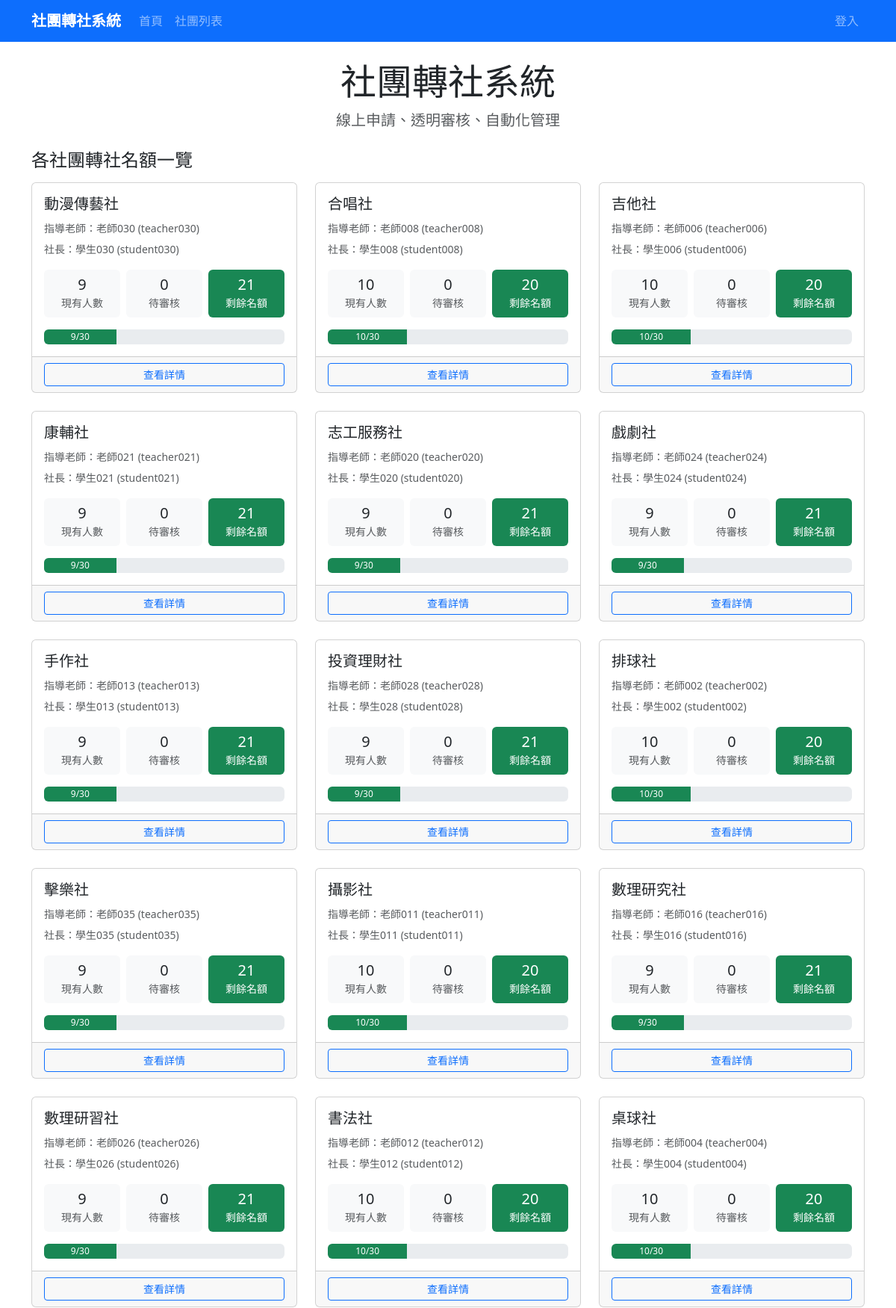
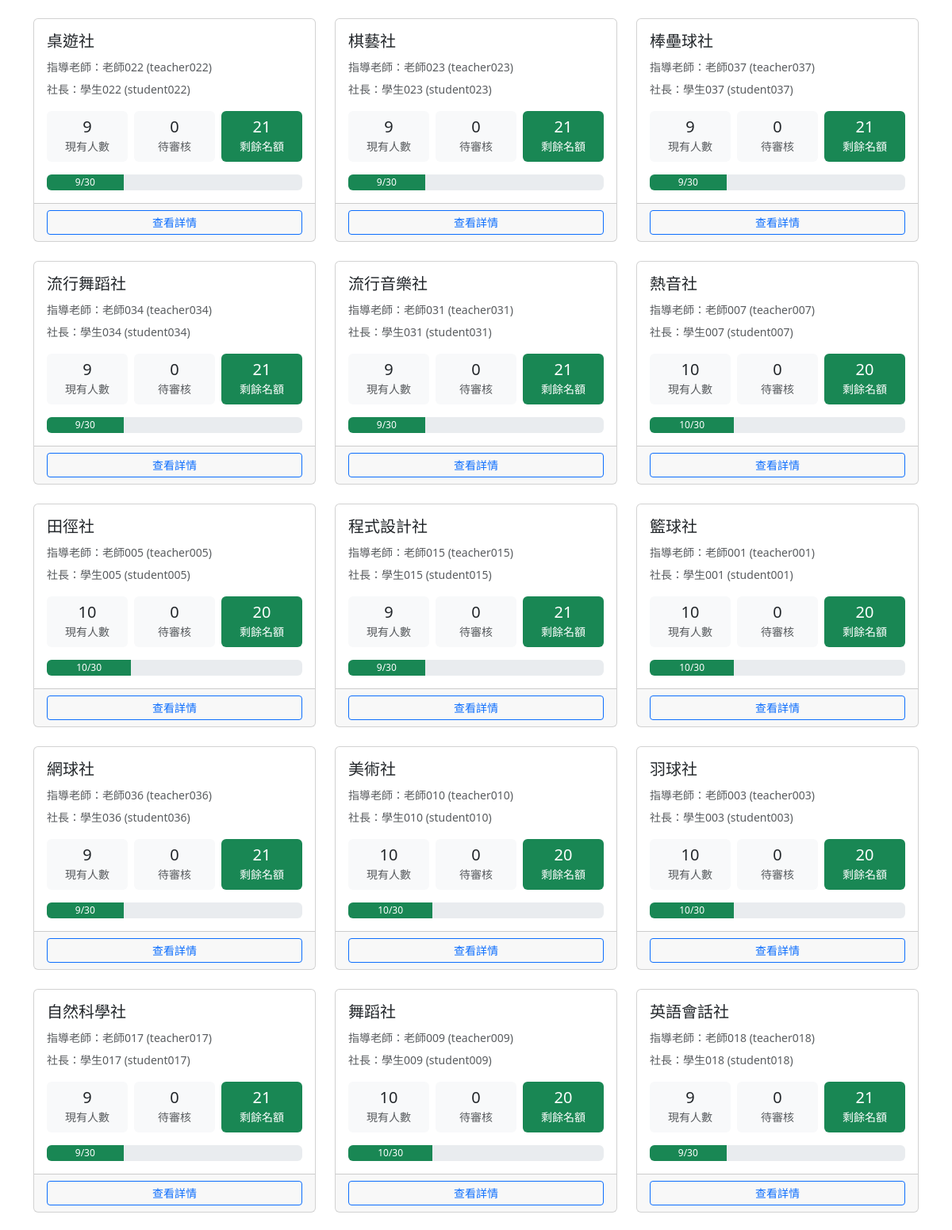
The page / (upper part) on the database its author committed (2 pictures, top to bottom).
### clubs/models.py (models this page shows, shortened)
class Club(models.Model):
    CATEGORY_CHOICES = [
        ('academic', '學術類'),
        ('arts', '藝文類'),
        ('performance', '藝能類'),
        ('recreation', '康輔類'),
        ('sports', '體育類'),
    ]
    code = models.CharField(max_length=10, unique=True, null=True, blank=True, verbose_name='社團代號')
    name = models.CharField(max_length=100, verbose_name='社團名稱')
    teacher = models.CharField(max_length=50, default='', verbose_name='指導老師')
    president = models.CharField(max_length=50, default='', verbose_name='社長')
    location = models.CharField(max_length=100, blank=True, verbose_name='社課場地')
    category = models.CharField(max_length=20, choices=CATEGORY_CHOICES, blank=True, verbose_name='類別')
    description = models.TextField(blank=True, verbose_name='社團描述')
    max_members = models.PositiveIntegerField(default=30, verbose_name='人數上限')
    current_members = models.PositiveIntegerField(default=0, verbose_name='現有人數')
    is_active = models.BooleanField(default=True, verbose_name='啟用中')
    created_at = models.DateTimeField(auto_now_add=True, verbose_name='建立時間')
    updated_at = models.DateTimeField(auto_now=True, verbose_name='更新時間')
    class Meta:
        verbose_name = '社團'
        verbose_name_plural = '社團'
        ordering = ['name']

### accounts/views.py (the view)
# urls.py: path('', views.HomeView.as_view(), name='home'),
class HomeView(TemplateView):
    template_name = 'accounts/home.html'
    def get_context_data(self, **kwargs):
        context = super().get_context_data(**kwargs)
        clubs = Club.objects.all().prefetch_related('members', 'transfer_in_requests')
        club_info = []
        for club in clubs:
            pending_count = club.transfer_in_requests.filter(
                status__in=['new_president_pending', 'new_teacher_pending']
            ).count()
            remaining_slots = club.max_members - club.current_members
            club_info.append({
                'club': club,
                'pending_count': pending_count,
                'remaining_slots': max(0, remaining_slots),
            })
        context['club_info_list'] = club_info
        return context

### templates/accounts/home.html (shortened to what this page needs)
{% extends 'base.html' %}
{% block content %}
<div class="text-center mb-4">
    <h1 class="display-5">社團轉社系統</h1>
    <p class="lead text-muted">線上申請、透明審核、自動化管理</p>
</div>
<h2 class="h4 mb-3">各社團轉社名額一覽</h2>
<div class="row row-cols-1 row-cols-md-2 row-cols-lg-3 g-4">
    {% for info in club_info_list %}
    <div class="col">
        <div class="card club-card h-100">
            <div class="card-body">
                <h5 class="card-title">{{ info.club.name }}</h5>
                <p class="card-text text-muted mb-1">
                    <small>指導老師：{{ info.club.teacher|default:"未設定" }}</small>
                </p>
                <p class="card-text text-muted">
                    <small>社長：{{ info.club.president|default:"未設定" }}</small>
                </p>
                <div class="row text-center g-2">
                    <div class="col-4">
                        <div class="p-2 bg-light rounded">
                            <div class="h5 mb-0">{{ info.club.current_members }}</div>
                            <small class="text-muted">現有人數</small>
                        </div>
                    </div>
                    <div class="col-4">
                        <div class="p-2 bg-light rounded">
                            <div class="h5 mb-0">{{ info.pending_count }}</div>
                            <small class="text-muted">待審核</small>
                        </div>
                    </div>
                    <div class="col-4">
                        <div class="p-2 {% if info.remaining_slots > 0 %}bg-success text-white{% else %}bg-danger text-white{% endif %} rounded">
                            <div class="h5 mb-0">{{ info.remaining_slots }}</div>
                            <small>{% if info.remaining_slots > 0 %}剩餘名額{% else %}已額滿{% endif %}</small>
                        </div>
                    </div>
                </div>
                <div class="mt-3">
                    <div class="progress" style="height: 20px;">
                        {% widthratio info.club.current_members info.club.max_members 100 as percentage %}
                        <div class="progress-bar {% if percentage >= 100 %}bg-danger{% elif percentage >= 80 %}bg-warning{% else %}bg-success{% endif %}"
                             role="progressbar"
                             style="width: {{ percentage }}%">
                            {{ info.club.current_members }}/{{ info.club.max_members }}
                        </div>
                    </div>
                </div>
            </div>
            <div class="card-footer">
                <a href="{% url 'club_detail' info.club.pk %}" class="btn btn-outline-primary btn-sm w-100">
                    查看詳情
                </a>
            </div>
        </div>
    </div>
    {% empty %}
    <div class="col-12">
        <div class="alert alert-info">目前沒有社團資料</div>
    </div>
    {% endfor %}
</div>
{% endblock %}

### templates/base.html (style rules this page uses)
.club-card { transition: transform 0.2s; }

### rows shown on the page
Club: club.name "動漫傳藝社", club.teacher "老師030 (teacher030)", club.president "學生030 (student030)", club.current_members "9", pending_count "0", remaining_slots "21", club.max_members "30"
Club: club.name "合唱社", club.teacher "老師008 (teacher008)", club.president "學生008 (student008)", club.current_members "10", pending_count "0", remaining_slots "20", {{ percentage }} 33 (drawn), club.max_members "30"
Club: club.name "吉他社", club.teacher "老師006 (teacher006)", club.president "學生006 (student006)", club.current_members "10", pending_count "0", remaining_slots "20", {{ percentage }} 33 (drawn), club.max_members "30"
Club: club.name "康輔社", club.teacher "老師021 (teacher021)", club.president "學生021 (student021)", club.current_members "9", pending_count "0", remaining_slots "21", club.max_members "30"
Club: club.name "志工服務社", club.teacher "老師020 (teacher020)", club.president "學生020 (student020)", club.current_members "9", pending_count "0", remaining_slots "21", club.max_members "30"
Club: club.name "戲劇社", club.teacher "老師024 (teacher024)", club.president "學生024 (student024)", club.current_members "9", pending_count "0", remaining_slots "21", club.max_members "30"
Club: club.name "手作社", club.teacher "老師013 (teacher013)", club.president "學生013 (student013)", club.current_members "9", pending_count "0", remaining_slots "21", club.max_members "30"
Club: club.name "投資理財社", club.teacher "老師028 (teacher028)", club.president "學生028 (student028)", club.current_members "9", pending_count "0", remaining_slots "21", club.max_members "30"
Club: club.name "排球社", club.teacher "老師002 (teacher002)", club.president "學生002 (student002)", club.current_members "10", pending_count "0", remaining_slots "20", {{ percentage }} 33 (drawn), club.max_members "30"
Club: club.name "擊樂社", club.teacher "老師035 (teacher035)", club.president "學生035 (student035)", club.current_members "9", pending_count "0", remaining_slots "21", club.max_members "30"
Club: club.name "攝影社", club.teacher "老師011 (teacher011)", club.president "學生011 (student011)", club.current_members "10", pending_count "0", remaining_slots "20", {{ percentage }} 33 (drawn), club.max_members "30"
Club: club.name "數理研究社", club.teacher "老師016 (teacher016)", club.president "學生016 (student016)", club.current_members "9", pending_count "0", remaining_slots "21", club.max_members "30"
Club: club.name "數理研習社", club.teacher "老師026 (teacher026)", club.president "學生026 (student026)", club.current_members "9", pending_count "0", remaining_slots "21", club.max_members "30"
Club: club.name "書法社", club.teacher "老師012 (teacher012)", club.president "學生012 (student012)", club.current_members "10", pending_count "0", remaining_slots "20", {{ percentage }} 33 (drawn), club.max_members "30"
Club: club.name "桌球社", club.teacher "老師004 (teacher004)", club.president "學生004 (student004)", club.current_members "10", pending_count "0", remaining_slots "20", {{ percentage }} 33 (drawn), club.max_members "30"
Club: club.name "桌遊社", club.teacher "老師022 (teacher022)", club.president "學生022 (student022)", club.current_members "9", pending_count "0", remaining_slots "21", club.max_members "30"
Club: club.name "棋藝社", club.teacher "老師023 (teacher023)", club.president "學生023 (student023)", club.current_members "9", pending_count "0", remaining_slots "21", club.max_members "30"
Club: club.name "棒壘球社", club.teacher "老師037 (teacher037)", club.president "學生037 (student037)", club.current_members "9", pending_count "0", remaining_slots "21", club.max_members "30"
Club: club.name "流行舞蹈社", club.teacher "老師034 (teacher034)", club.president "學生034 (student034)", club.current_members "9", pending_count "0", remaining_slots "21", club.max_members "30"
Club: club.name "流行音樂社", club.teacher "老師031 (teacher031)", club.president "學生031 (student031)", club.current_members "9", pending_count "0", remaining_slots "21", club.max_members "30"
Club: club.name "熱音社", club.teacher "老師007 (teacher007)", club.president "學生007 (student007)", club.current_members "10", pending_count "0", remaining_slots "20", {{ percentage }} 33 (drawn), club.max_members "30"
Club: club.name "田徑社", club.teacher "老師005 (teacher005)", club.president "學生005 (student005)", club.current_members "10", pending_count "0", remaining_slots "20", {{ percentage }} 33 (drawn), club.max_members "30"
Club: club.name "程式設計社", club.teacher "老師015 (teacher015)", club.president "學生015 (student015)", club.current_members "9", pending_count "0", remaining_slots "21", club.max_members "30"
Club: club.name "籃球社", club.teacher "老師001 (teacher001)", club.president "學生001 (student001)", club.current_members "10", pending_count "0", remaining_slots "20", {{ percentage }} 33 (drawn), club.max_members "30"
Club: club.name "網球社", club.teacher "老師036 (teacher036)", club.president "學生036 (student036)", club.current_members "9", pending_count "0", remaining_slots "21", club.max_members "30"
Club: club.name "美術社", club.teacher "老師010 (teacher010)", club.president "學生010 (student010)", club.current_members "10", pending_count "0", remaining_slots "20", {{ percentage }} 33 (drawn), club.max_members "30"
Club: club.name "羽球社", club.teacher "老師003 (teacher003)", club.president "學生003 (student003)", club.current_members "10", pending_count "0", remaining_slots "20", {{ percentage }} 33 (drawn), club.max_members "30"
Club: club.name "自然科學社", club.teacher "老師017 (teacher017)", club.president "學生017 (student017)", club.current_members "9", pending_count "0", remaining_slots "21", club.max_members "30"
Club: club.name "舞蹈社", club.teacher "老師009 (teacher009)", club.president "學生009 (student009)", club.current_members "10", pending_count "0", remaining_slots "20", {{ percentage }} 33 (drawn), club.max_members "30"
Club: club.name "英語會話社", club.teacher "老師018 (teacher018)", club.president "學生018 (student018)", club.current_members "9", pending_count "0", remaining_slots "21", club.max_members "30"
